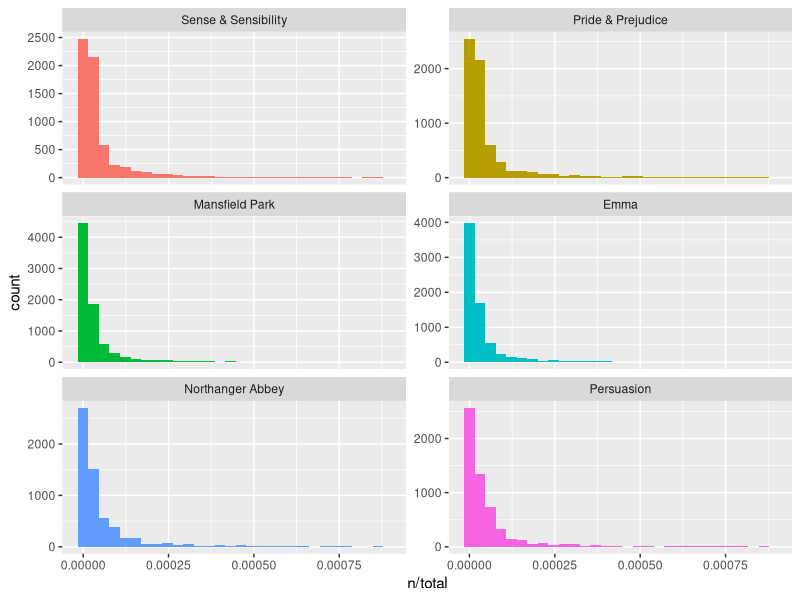
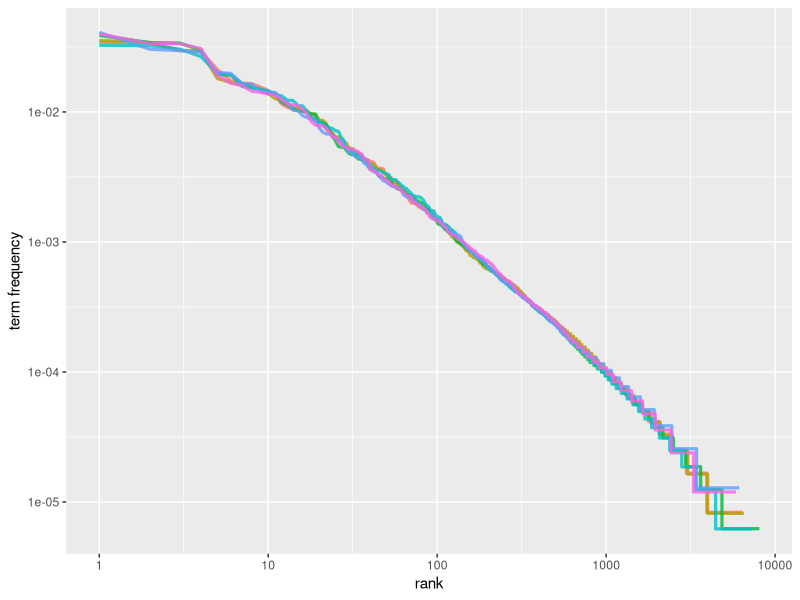
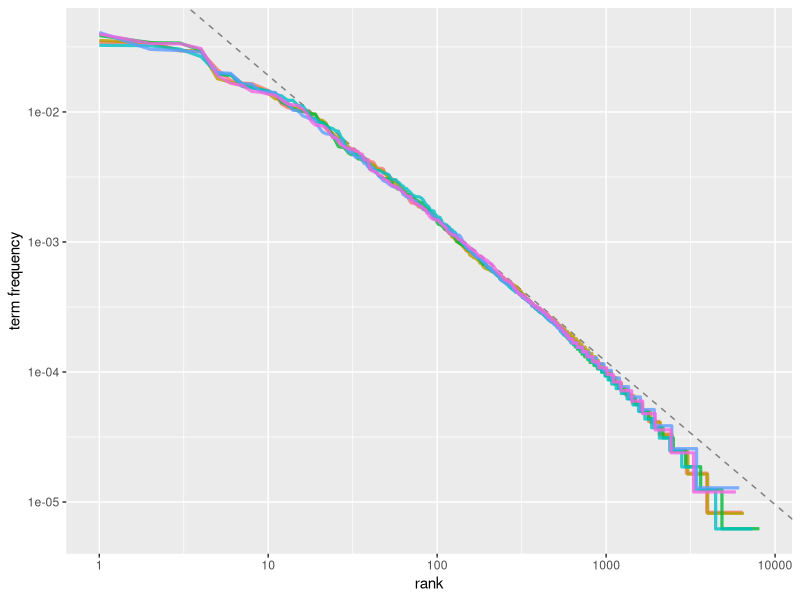

Recreate these plots in R, in order.
## ---- chunk 1
library(dplyr)
library(janeaustenr)
library(tidytext)

book_words <- austen_books() %>% 
  unnest_tokens(word, text) %>% 
  count(book, word, sort = TRUE)

total_words <- book_words %>% 
  group_by(book) %>% 
  summarise(total = sum(n))
# hace un df de las cantidades totales para hacer el join

book_words <- left_join(book_words, total_words)
## ---- chunk 2
library(ggplot2)
ggplot(book_words, aes(n/total, fill = book))+
  geom_histogram(show.legend = FALSE)+
  xlim(NA, 0.0009)+
  facet_wrap(~book, ncol = 2, scales = "free_y")
## ---- chunk 3
freq_by_rank <- book_words %>% 
  group_by(book) %>% 
  mutate(rank = row_number(), #el rango es el orden
         `term frequency` = n/total) %>% 
  ungroup()
## ---- chunk 4
freq_by_rank %>% 
  ggplot(aes(rank, `term frequency`, color = book))+
  geom_line(size = 1.1, alpha = 0.8, show.legend = FALSE)+
  scale_x_log10()+
  scale_y_log10()
## ---- chunk 5
rank_subset <- freq_by_rank %>% 
  filter(rank < 500,
         rank > 10)

lm(log10(`term frequency`)~log10(rank), data = rank_subset)
## ---- chunk 6
freq_by_rank %>% 
  ggplot(aes(rank, `term frequency`, color = book)) + 
  geom_abline(intercept = -0.62, slope = -1.1, 
              color = "gray50", linetype = 2) +
  geom_line(size = 1.1, alpha = 0.8, show.legend = FALSE) + 
  scale_x_log10() +
  scale_y_log10()
